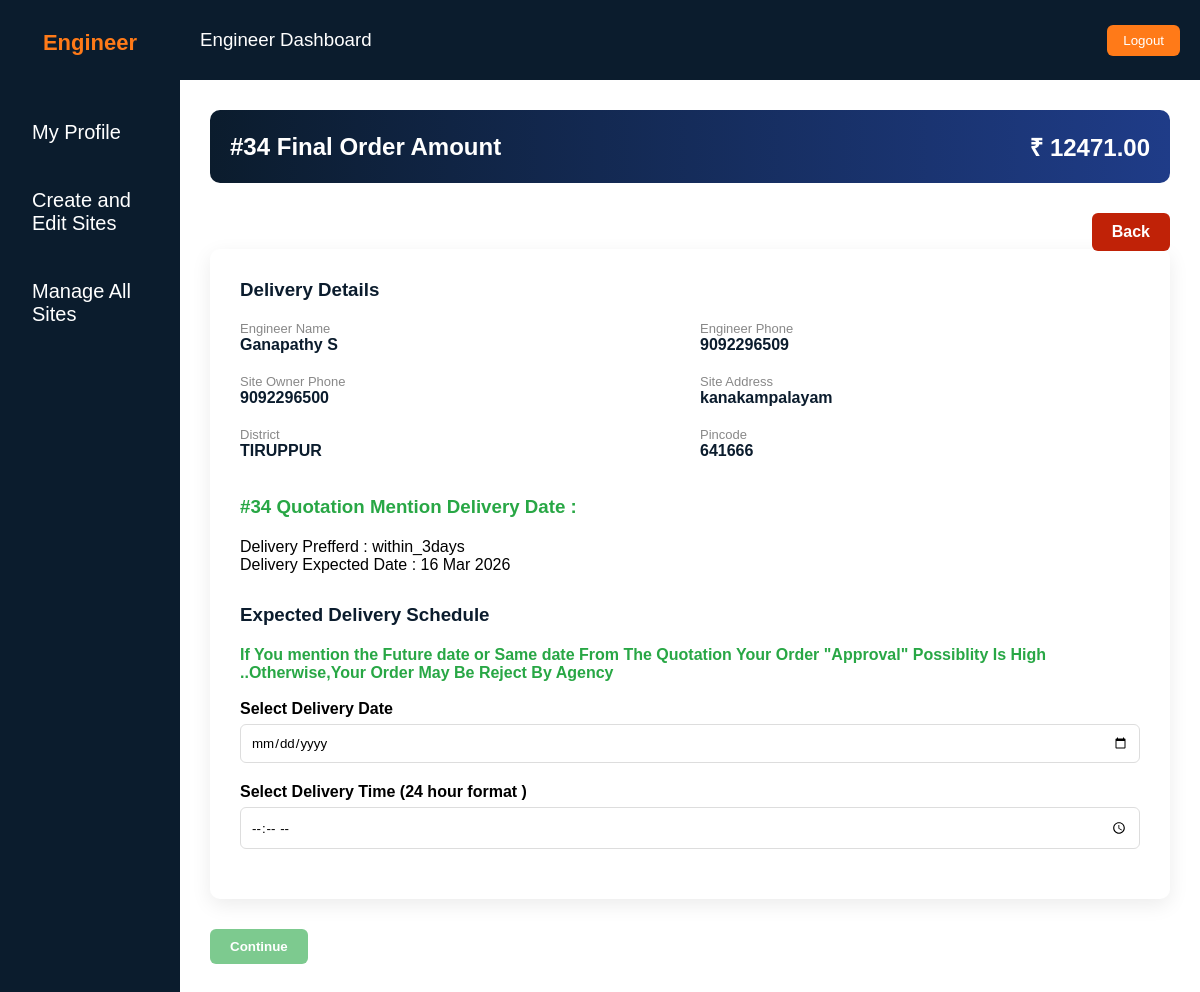
Screenshot of /place-order/34/ (signed in) with the database file from the repository.
### Construct/models.py (models this page shows, shortened)
class QuotationRequest(models.Model):
    site = models.ForeignKey(
        ConstructionSite,
        on_delete=models.CASCADE
    )
    engineer = models.ForeignKey(
        User,
        on_delete=models.CASCADE
    )
    agency = models.ForeignKey(
        AgencyProfile,
        on_delete=models.CASCADE,
        null=True,
        blank=True
    )
    request_note = models.TextField()
    DELIVERY_CHOICES = [
("urgent","Urgent (1-2 days)"),
("3days","Within 3 days"),
("7days","Within 1 week"),
("flexible","Flexible"),
]
    delivery_preference = models.CharField(
    max_length=20,
    choices=DELIVERY_CHOICES ,default="flexible"
)
    expected_delivery_date = models.DateField(
    default=timezone.now
)
    estimated_total = models.DecimalField(
        max_digits=12,
        decimal_places=2
    )
    created_at = models.DateTimeField(auto_now_add=True)
    STATUS_CHOICES = [
        ("Requested", "Requested"),
        ("Approved", "Approved"),
        ("Rejected", "Rejected"),
        ("Expired","Expired"),
        ("MOVED_For_Order", "Converted To Order"),  # 🔥 add this
    ]
    status = models.CharField(
        max_length=20,
        choices=STATUS_CHOICES,
        default="Requested"
    )
    def default_valid_until():
        now = timezone.localtime()
        today_8pm = now.replace(
        hour=20,
        minute=0,
        second=0,
        microsecond=0
    )
        if now > today_8pm:
            today_8pm = today_8pm + timedelta(days=1)
        return today_8pm
    quotation_valid_until = models.DateTimeField(
    default=default_valid_until
)

class EstimatedQuotation(models.Model):
    quotation = models.OneToOneField(
        QuotationRequest,
        on_delete=models.CASCADE,
        related_name="final_estimate"
    )
    base_total = models.DecimalField(max_digits=12, decimal_places=2)
    transport_charge = models.DecimalField(max_digits=10, decimal_places=2)
    cgst_percent = models.DecimalField(max_digits=5, decimal_places=2)
    sgst_percent = models.DecimalField(max_digits=5, decimal_places=2)
    platform_fee_percent = models.DecimalField(max_digits=5, decimal_places=2)
    cgst_amount = models.DecimalField(max_digits=10, decimal_places=2)
    sgst_amount = models.DecimalField(max_digits=10, decimal_places=2)
    platform_fee_amount = models.DecimalField(max_digits=10, decimal_places=2)
    final_total = models.DecimalField(max_digits=12, decimal_places=2)
    created_at = models.DateTimeField(auto_now_add=True)

class Engineerprofile(models.Model):
    user = models.OneToOneField(
        User,
        on_delete=models.CASCADE,
        related_name="engineer_profile"
    )
    email = models.EmailField(null=False, blank=False)
    DEGREE_CHOICES = [
        ('BE', 'BE'),
        ('ME', 'ME'),
        ('MTech', 'BTech'),
        ('MTech', 'MTech'),
        ('Diploma', 'Diploma'),
        ('PhD', 'PhD'),
        ('Others', 'Others'),
    ]
    degree = models.CharField(
        max_length=20,
        choices=DEGREE_CHOICES,
        null=False,
        blank=False
    )
    other_degree = models.CharField(
        max_length=100,
        null=False,
        blank=False
    )
    college_name = models.CharField(
        max_length=255,
        null=False,
        blank=False
    )
    clg_district = models.CharField(
        max_length=100,
        null=False,
        blank=False
    )
    degree_certificate = models.FileField(
        upload_to='engineer_certificates/',
        null=False,
        blank=False
    )
    full_name = models.CharField(
        max_length=150,
        null=False,
        blank=False
    )
    age = models.PositiveIntegerField(
        null=False,
        blank=False
    )
    GENDER_CHOICES = [
        ('Male', 'Male'),
        ('Female', 'Female'),
        ('Other', 'Other'),
    ]
    gender = models.CharField(
        max_length=10,
        choices=GENDER_CHOICES,
        null=False,
        blank=False
    )
    date_of_birth = models.DateField(
        null=False,
        blank=False
    )
    phone_number = models.CharField(
        max_length=10,
        unique=True,
        null=False,
        blank=False
    )
    address = models.TextField(
        null=False,
        blank=False
    )
    district = models.CharField(
        max_length=100,
        null=False,
        blank=False
    )
    state = models.CharField(
        max_length=100,
        null=False,
        blank=False
    )
    pincode = models.CharField(
        max_length=10,
        null=False,
        blank=False
    )
    terms_accepted = models.BooleanField(default=False)
    created_at = models.DateTimeField(auto_now_add=True)
    updated_at = models.DateTimeField(auto_now=True)

class ConstructionSite(models.Model):
    SITE_CATEGORY_CHOICES = [
        ('house', 'House'),
        ('building', 'Building'),
        ('flats', 'Flats'),
        ('commercial', 'Commercial Stores'),
        ('others', 'Others'),
    ]
    engineer = models.ForeignKey( User,
        on_delete=models.CASCADE,
        related_name="engineer_sites"
    )
    site_name = models.CharField(max_length=200)
    category = models.CharField(
        max_length=20,
        choices=SITE_CATEGORY_CHOICES
    )
    other_category = models.CharField(
    max_length=100,
    null=True,
    blank=True
)
    total_sqft = models.FloatField()
    site_map = models.FileField(
    upload_to='site_maps/',
    null=True,
    blank=True
)
    blueprint_file = models.FileField(
    upload_to='site_blueprints/',
    null=True,
    blank=True
)
    building_area_sqft = models.FloatField()
    approximate_budget = models.DecimalField(
        max_digits=12,
        decimal_places=2
    )
    start_date = models.DateField()
    end_date = models.DateField()
    STATUS_CHOICES = [
    ('Planning', 'Planning'),
    ('Started', 'Started'),
    ('Ongoing', 'Ongoing'),
    ('NearComplete', 'Near To Complete'),
    ('Completed', 'Completed'),
    ('HandedOver', 'Handed Over'),
]
    status = models.CharField(
    max_length=20,
    choices=STATUS_CHOICES,
    default='Planning'
)
    description = models.TextField(blank=True)
    site_address = models.TextField()
    site_district = models.CharField(max_length=100)
    site_state = models.CharField(max_length=100)
    site_pincode = models.CharField(max_length=10)
    created_at = models.DateTimeField(default=timezone.now)

class SiteOwner(models.Model):
    site = models.OneToOneField(
        ConstructionSite,
        on_delete=models.CASCADE,
        related_name="owner"
    )
    owner_name = models.CharField(max_length=150)
    GENDER_CHOICES = [
        ('Male', 'Male'),
        ('Female', 'Female'),
        ('Other', 'Other'),
    ]
    owner_gender = models.CharField(
        max_length=10,
        choices=GENDER_CHOICES
    )
    owner_phone = models.CharField(max_length=15)
    owner_address = models.TextField()
    owner_district = models.CharField(max_length=100)
    owner_pincode = models.CharField(max_length=10)

### Construct/views.py (the view, shortened to what this page needs)
# urls.py: path("place-order/<int:quotation_id>/",views.place_order,name="place_order"),
@login_required
def place_order(request, quotation_id):
    quotation = get_object_or_404(
        QuotationRequest,
        id=quotation_id,
        engineer=request.user
    )
    final_estimate = quotation.final_estimate
    return render(
        request,
        "engineer_side/place_order.html",
        {
            "quotation": quotation,
            "final_estimate": final_estimate
        }
    )

### templates/engineer_side/place_order.html (shortened to what this page needs)
{% extends "engineer_side/engineer_dashboard.html" %}
{% load static %}
{% block content %}
<div class="total-bar">
    <h2>  #{{ quotation.id }} Final Order Amount</h2>
    <div class="total-amount">
        ₹ {{ final_estimate.final_total }}
    </div>
</div>
<a href="{% url 'manage_quotations_orders' quotation.site.id %}"
   class="btn btn-back">
   Back
</a>
<br><br>
<form method="POST">
<div class="delivery-card">
    <h3>Delivery Details</h3>
    <div class="info-grid">
        <div class="info-item">
            <label>Engineer Name</label>
            <span>{{ quotation.engineer.engineer_profile.full_name }}</span>
        </div>
        <div class="info-item">
            <label>Engineer Phone</label>
            <span>{{ quotation.engineer.engineer_profile.phone_number }}</span>
        </div>
        <div class="info-item">
            <label>Site Owner Phone</label>
            <span>{{ quotation.site.owner.owner_phone }}</span>
        </div>
        <div class="info-item">
            <label>Site Address</label>
            <span>{{ quotation.site.site_address }}</span>
        </div>
        <div class="info-item">
            <label>District</label>
            <span>{{ quotation.site.site_district }}</span>
        </div>
        <div class="info-item">
            <label>Pincode</label>
            <span>{{ quotation.site.site_pincode }}</span>
        </div>
    </div><br><br>
    <div class="delivery_det">
        <h3 style="color: #28a745;"> #{{ quotation.id }} Quotation Mention Delivery Date :</h3>
    <h4 style="font-weight: 500;">Delivery Prefferd :       {{ quotation.get_delivery_preference_display }}</h4>
    <h4 style="font-weight: 500;"> Delivery Expected Date : {{ quotation.expected_delivery_date|date:"d M Y" }}</h4>  </div>
    <div class="schedule-section">
        <h3>Expected Delivery Schedule </h3>
        <h4 style="color: #28a745;">If You mention the Future date or Same date From The Quotation Your Order "Approval" Possiblity Is High ..Otherwise,Your Order May Be Reject By Agency</h4><br>
        <div class="form-row">
            <label>Select Delivery Date</label>
            <input type="date" name="delivery_date" id="delivery_date" required>
        </div>
        <div class="form-row">
            <label>Select Delivery Time (24 hour format )</label>
            <input type="time" name="delivery_time" id="delivery_time" placeholder="24 hours format" required>
        </div>
    </div>
</div>
<button type="submit" id="continueBtn" class="btn btn-continue">
    Continue
</button>
</form>
{% endblock %}

### templates/engineer_side/engineer_dashboard.html (style rules this page uses)
* { margin: 0; padding: 0; box-sizing: border-box; font-family: "Oswald", sans-serif; }
body { background: #ffffff; overflow: hidden; }
.btn-back { flex: 1; background: #ffffff; border: 1px solid #0b1c2d; color: #0b1c2d; padding: 10px; border-radius: 6px; cursor: pointer; }

### templates/engineer_side/place_order.html (style rules this page uses)
.total-bar { background: linear-gradient(90deg,#0b1c2d,#1f3c88); color:#fff; padding:20px; border-radius:10px; display:flex; justify-content:space-between; align-items:center; margin-bottom:30px; }
.total-bar h2 { margin:0; }
.total-amount { font-size:24px; font-weight:700; }
.delivery-card { background:#fff; padding:30px; border-radius:10px; box-shadow:0 6px 20px rgba(0,0,0,0.08); margin-bottom:30px; }
.delivery-card h3 { margin-bottom:20px; color:#0b1c2d; }
.info-grid { display:grid; grid-template-columns:repeat(2,1fr); gap:20px; }
.info-item label { font-size:13px; color:#888; display:block; }
.info-item span { font-weight:600; color:#0b1c2d; }
.schedule-section { margin-top:30px; }
.form-row { margin-bottom:20px; }
.form-row label { font-weight:600; display:block; margin-bottom:6px; }
.form-row input { width:100%; padding:10px; border-radius:6px; border:1px solid #ddd; }
.btn { padding:10px 20px; border-radius:6px; text-decoration:none; border:none; cursor:pointer; font-weight:600; }
.btn-back { background:#c02207; color:#fff; float:right; }
.btn-continue { background:#28a745; color:#fff; opacity:0.6; pointer-events:none; }

### rows the page displays
QuotationRequest: id "34", engineer.engineer_profile.full_name "Ganapathy S", engineer.engineer_profile.phone_number "9092296509", site.owner.owner_phone "9092296500", site.site_address "kanakampalayam", site.site_district "TIRUPPUR", site.site_pincode "641666", delivery_preference "within_3days", expected_delivery_date "16 Mar 2026"
EstimatedQuotation: final_total "12471.00"
